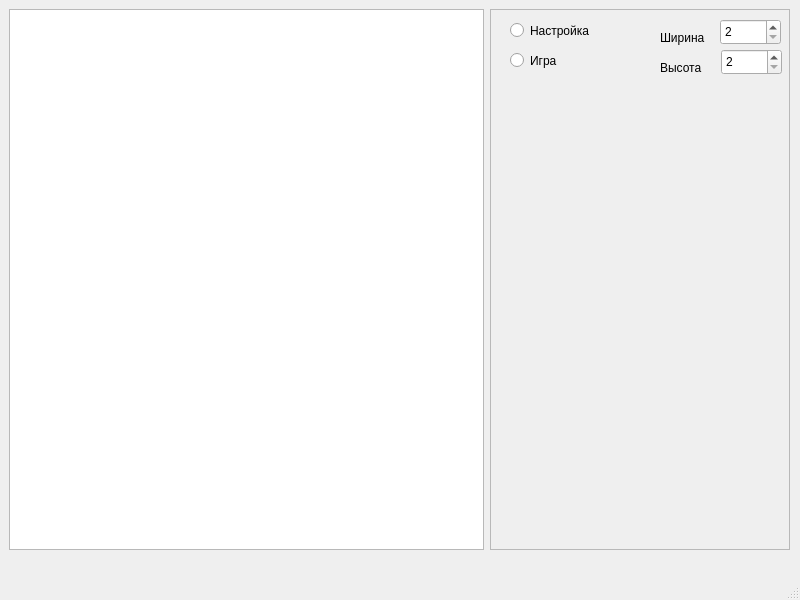
<?xml version="1.0" encoding="UTF-8"?>
<ui version="4.0">
 <class>MainWindow</class>
 <widget class="QMainWindow" name="MainWindow">
  <property name="geometry">
   <rect>
    <x>0</x>
    <y>0</y>
    <width>800</width>
    <height>600</height>
   </rect>
  </property>
  <property name="windowTitle">
   <string>MainWindow</string>
  </property>
  <widget class="QWidget" name="centralwidget">
   <widget class="QWidget" name="horizontalLayoutWidget">
    <property name="geometry">
     <rect>
      <x>9</x>
      <y>9</y>
      <width>781</width>
      <height>541</height>
     </rect>
    </property>
    <layout class="QHBoxLayout" name="holder">
     <item>
      <widget class="QTableView" name="tableView">
       <property name="minimumSize">
        <size>
         <width>30</width>
         <height>30</height>
        </size>
       </property>
       <property name="sizeIncrement">
        <size>
         <width>15</width>
         <height>15</height>
        </size>
       </property>
      </widget>
     </item>
     <item>
      <widget class="QFrame" name="frame">
       <property name="minimumSize">
        <size>
         <width>300</width>
         <height>0</height>
        </size>
       </property>
       <property name="frameShape">
        <enum>QFrame::StyledPanel</enum>
       </property>
       <property name="frameShadow">
        <enum>QFrame::Raised</enum>
       </property>
       <widget class="QSpinBox" name="sp_width">
        <property name="geometry">
         <rect>
          <x>230</x>
          <y>10</y>
          <width>61</width>
          <height>26</height>
         </rect>
        </property>
        <property name="minimum">
         <number>2</number>
        </property>
       </widget>
       <widget class="QSpinBox" name="sp_height">
        <property name="geometry">
         <rect>
          <x>231</x>
          <y>40</y>
          <width>61</width>
          <height>26</height>
         </rect>
        </property>
        <property name="minimum">
         <number>2</number>
        </property>
       </widget>
       <widget class="QLabel" name="lbl_width">
        <property name="geometry">
         <rect>
          <x>170</x>
          <y>20</y>
          <width>54</width>
          <height>17</height>
         </rect>
        </property>
        <property name="text">
         <string>Ширина</string>
        </property>
       </widget>
       <widget class="QLabel" name="lbl_height">
        <property name="geometry">
         <rect>
          <x>170</x>
          <y>50</y>
          <width>54</width>
          <height>17</height>
         </rect>
        </property>
        <property name="text">
         <string>Высота</string>
        </property>
       </widget>
       <widget class="QRadioButton" name="rb_setup">
        <property name="geometry">
         <rect>
          <x>20</x>
          <y>10</y>
          <width>96</width>
          <height>23</height>
         </rect>
        </property>
        <property name="text">
         <string>Настройка</string>
        </property>
       </widget>
       <widget class="QRadioButton" name="rb_game">
        <property name="geometry">
         <rect>
          <x>20</x>
          <y>40</y>
          <width>96</width>
          <height>23</height>
         </rect>
        </property>
        <property name="text">
         <string>Игра</string>
        </property>
       </widget>
      </widget>
     </item>
    </layout>
   </widget>
  </widget>
  <widget class="QMenuBar" name="menubar">
   <property name="geometry">
    <rect>
     <x>0</x>
     <y>0</y>
     <width>800</width>
     <height>22</height>
    </rect>
   </property>
  </widget>
  <widget class="QStatusBar" name="statusbar"/>
 </widget>
 <resources/>
 <connections/>
</ui>
